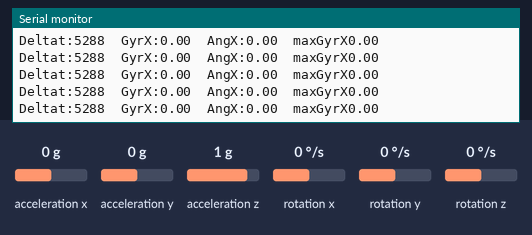
A sketch run on a simulated Arduino Uno, built with avr-gcc and run on an emulated ATmega328P. Shown: the last lines printed to the serial monitor. Wiring (inferred from the names in the program): MPU-6050 motion sensor at I2C address 0x68. The test bench sets the inputs (shaded band); at power-on: rotation x 0 °/s, acceleration x 0 g, acceleration y 0 g, acceleration z 1 g, rotation y 0 °/s, rotation z 0 °/s.

Above: at 6.2 s.
6.3 s: rotation x set to -192 °/s
At 6.59 s:
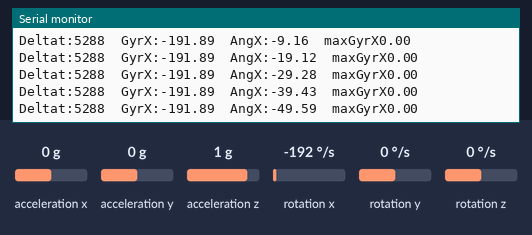
9.3 s: rotation x set to -100 °/s
At 9.4 s:
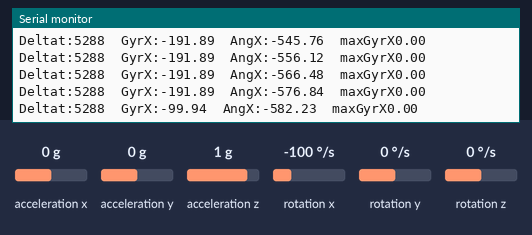
12.3 s: rotation x set to 0 °/s
At 12.37 s:
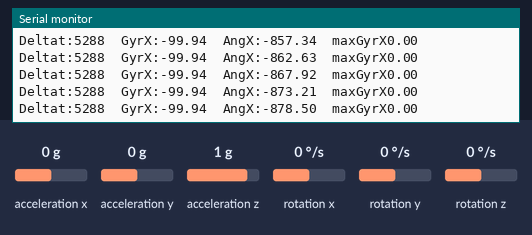
15.3 s: rotation x set to -192 °/s
At 15.43 s:
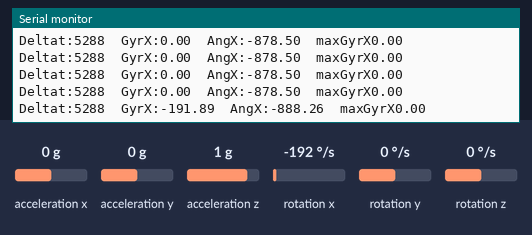
18.3 s: rotation x set to 192 °/s
At 18.5 s:
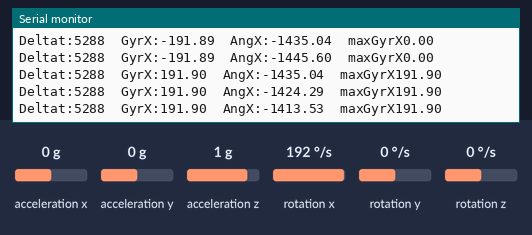
21.3 s: rotation x set to 4 °/s
At 21.41 s:
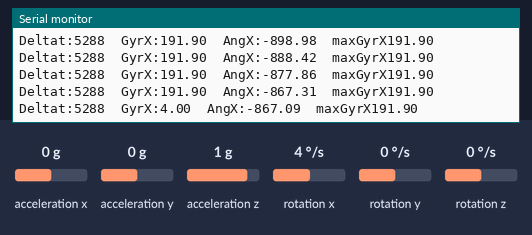
Timing chart, 0 to 24.3 s (numbered marks = the images above; inputs shaded):
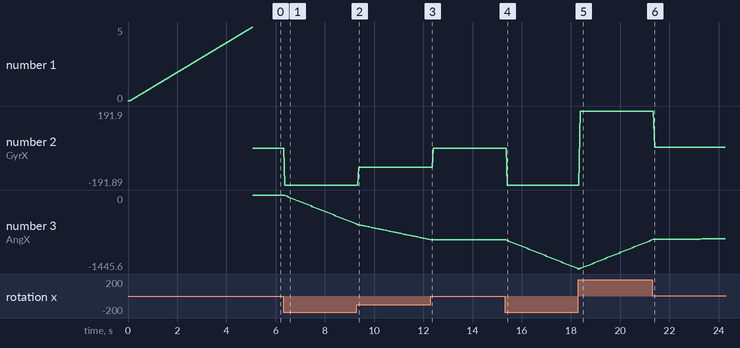

Measured:
- after the input at 15.3 s, the serial monitor: prints a new line after 0.12 s (image 4)
- plotted number 2: 0 → -191.89 after the input at 15.3 s
- plotted number 3: -878.5 → -1435.04 after the input at 15.3 s

The sketch:

FunBots_Acelerometro_1.0.ino
```cpp
// Inclusão das Bibliotecas
#include<Wire.h>
#include<math.h>

#define g 9.80665;

const int MPU = 0x68;

double AccX, AccY, AccZ, Temp, GyrX, GyrY, GyrZ;
double AccX_Media, AccY_Media, AccZ_Media,  GyrX_Media, GyrY_Media, GyrZ_Media;
double VlcX, VlcY, VlcZ, AngX, AngY, AngZ, distX, distY, distZ;
double deltat;
double maxGyrX, maxGyrY, maxGyrZ, maxAccX, maxAccY, maxAccZ;

unsigned long timer, i;

void setup() {
  Serial.begin(9600);
  configMPU();
  setMedia();
  timer = micros();
}

void loop() {

  setMPU();
  printMPU();
}

double map(double valor, double AtualInf, double AtualSup, double DestInf, double DestSup){
  double a = (DestSup - DestInf)/(AtualSup - AtualInf);
  return a*(valor-AtualInf) + DestInf;
}

void configMPU(){
  // Inicializa o MPU-6050
  Wire.begin();
  Wire.beginTransmission(MPU);
  Wire.write(0x6B);
  Wire.write(0);
  Wire.endTransmission(true);

  // Configura Giroscópio para fundo de escala desejado
  /*
    Wire.write(0b00000000); // fundo de escala em +/-250°/s
    Wire.write(0b00001000); // fundo de escala em +/-500°/s
    Wire.write(0b00010000); // fundo de escala em +/-1000°/s
    Wire.write(0b00011000); // fundo de escala em +/-2000°/s
  */
  Wire.beginTransmission(MPU);
  Wire.write(0x1B);
  Wire.write(0b00000000);  // Trocar esse comando para fundo de escala desejado conforme acima
  Wire.endTransmission();

  // Configura Acelerometro para fundo de escala desejado
  /*
      Wire.write(0b00000000); // fundo de escala em +/-2g
      Wire.write(0b00001000); // fundo de escala em +/-4g
      Wire.write(0b00010000); // fundo de escala em +/-8g
      Wire.write(0b00011000); // fundo de escala em +/-16g
  */
  Wire.beginTransmission(MPU);
  Wire.write(0x1C);
  Wire.write(0b00001000);  // Trocar esse comando para fundo de escala desejado conforme acima
  Wire.endTransmission();
}

void MPURead(){
  // Comandos para iniciar transmissão de dados
    Wire.beginTransmission(MPU);
    Wire.write(0x3B);
    Wire.endTransmission(false);
    Wire.requestFrom(MPU, 14, true); // Solicita os dados ao sensor

    // Armazena o valor dos sensores nas variaveis correspondentes
    AccX = Wire.read() << 8 | Wire.read(); //0x3B (ACCEL_XOUT_H) & 0x3C (ACCEL_XOUT_L)
    AccY = Wire.read() << 8 | Wire.read(); //0x3D (ACCEL_YOUT_H) & 0x3E (ACCEL_YOUT_L)
    AccZ = Wire.read() << 8 | Wire.read(); //0x3F (ACCEL_ZOUT_H) & 0x40 (ACCEL_ZOUT_L)
    Temp = Wire.read() << 8 | Wire.read(); //0x41 (TEMP_OUT_H) & 0x42 (TEMP_OUT_L)
    GyrX = Wire.read() << 8 | Wire.read(); //0x43 (GYRO_XOUT_H) & 0x44 (GYRO_XOUT_L)
    GyrY = Wire.read() << 8 | Wire.read(); //0x45 (GYRO_YOUT_H) & 0x46 (GYRO_YOUT_L)
    GyrZ = Wire.read() << 8 | Wire.read(); //0x47 (GYRO_ZOUT_H) & 0x48 (GYRO_ZOUT_L)
}

void setMedia(){
  timer = micros();

  do{

    MPURead();

    GyrX_Media+=GyrX;
    GyrY_Media+=GyrY;
    GyrZ_Media+=GyrZ;

    i++;

    deltat = (micros()-timer)/1000000.0;
    Serial.println(deltat);
  }while(deltat < 5);

  GyrX_Media/=i;
  GyrY_Media/=i;
  GyrZ_Media/=i;
}

void setMPU(){
  MPURead();

  GyrX-=GyrX_Media;
  GyrY-=GyrY_Media;
  GyrZ-=GyrZ_Media;

  // Imprime na Serial os valores obtidos
  /* Alterar divisão conforme fundo de escala escolhido:
      Acelerômetro
      +/-2g = 16384
      +/-4g = 8192
      +/-8g = 4096
      +/-16g = 2048

      Giroscópio
      +/-250°/s = 131
      +/-500°/s = 65.6
      +/-1000°/s = 32.8
      +/-2000°/s = 16.4
  */

  GyrX = map(GyrX, -32768.0, 32767.0, -250.0, 250.0);
  GyrY = map(GyrY, -32768.0, 32767.0, -250.0, 250.0);
  GyrZ = map(GyrZ, -32768.0, 32767.0, -250.0, 250.0);

  GyrX = (abs(GyrX) < 0.25)? 0: GyrX;
  GyrY = (abs(GyrY) < 0.25)? 0: GyrY;
  GyrZ = (abs(GyrZ) < 0.25)? 0: GyrZ;

  deltat = (micros()-timer)/1000000.0;

  AngX += GyrX*deltat;
  AngY += GyrY*deltat;
  AngZ += GyrZ*deltat;

  maxGyrX = max(maxGyrX, GyrX);
  maxGyrY = max(maxGyrY, GyrY);
  maxGyrZ = max(maxGyrZ, GyrZ);

  timer = micros();
}

void printMPU(){
  Serial.print("Deltat:");
  Serial.print((micros()-timer));
  Serial.print("\t");

//  Serial.print("AccX:");
//  Serial.print(AccX);
//  Serial.print("\t");
//  Serial.print("AccY:");
//  Serial.print(AccY);
//  Serial.print("\t");
//  Serial.print("AccZ:");
//  Serial.print(AccZ);
//  Serial.print("\t");
//
  Serial.print("GyrX:");
  Serial.print(GyrX);
  Serial.print("\t");
//  Serial.print("GyrY:");
//  Serial.print(GyrY);
//  Serial.print("\t");
//  Serial.print("GyrZ:");
//  Serial.print(GyrZ);
//  Serial.print("\t");

  Serial.print("AngX:");
  Serial.print(AngX);
  Serial.print("\t");
//  Serial.print("AngY:");
//  Serial.print(AngY);
//  Serial.print("\t");
//  Serial.print("AngZ:");
//  Serial.print(AngZ);
//  Serial.print("\t");
//
//  Serial.print("VlcX:");
//  Serial.print(VlcX);
//  Serial.print("\t");
//  Serial.print("VlcY:");
//  Serial.print(VlcY);
//  Serial.print("\t");
//  Serial.print("VlcZ:");
//  Serial.print(VlcZ);
//  Serial.print("\t");

//  Serial.print("distX:");
//  Serial.print(distX);
//  Serial.print("\t");
//  Serial.print("distY:");
//  Serial.print(distY);
//  Serial.print("\t");
//  Serial.print("distZ:");
//  Serial.print(distZ);

  Serial.print("maxGyrX");
  Serial.print(maxGyrX);
  Serial.print("\t");
//  Serial.print("maxGyrY");
//  Serial.print(maxGyrY);
//  Serial.print("\t");
//  Serial.print("maxGyrZ");
//  Serial.print(maxGyrZ);
//  Serial.print("\t");
//
//  Serial.print("maxAccX");
//  Serial.print(maxAccX);
//  Serial.print("\t");
//  Serial.print("maxAccY");
//  Serial.print(maxAccY);
//  Serial.print("\t");
//  Serial.print("maxAccZ");
//  Serial.print(maxAccZ);
//  Serial.print("\t");

  Serial.println();
}
```
